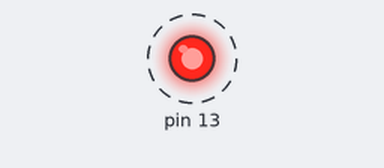
Simulated run of this sketch. Board: Arduino Uno, built with avr-gcc and run on an emulated ATmega328P. Shown: output pins drawn as LEDs (lit = HIGH). Dashed ring = blinking. What the sketch prints to the serial monitor is not drawn.

Above: at 0.2 s.
Timing chart, 0 to 3.0 s (numbered marks = the images above):
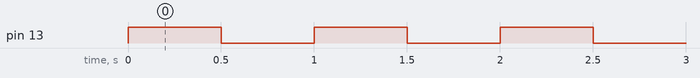

Measured:
- by itself, pin 13: alternates HIGH for 0.50 s and LOW for 0.50 s

The sketch:

blink.ino
```cpp
void setup() {
  pinMode(13, OUTPUT);
  Serial.begin(9600);
  Serial.println("blink ready");
}

void loop() {
  digitalWrite(13, HIGH);
  delay(500);
  digitalWrite(13, LOW);
  delay(500);
}
```
